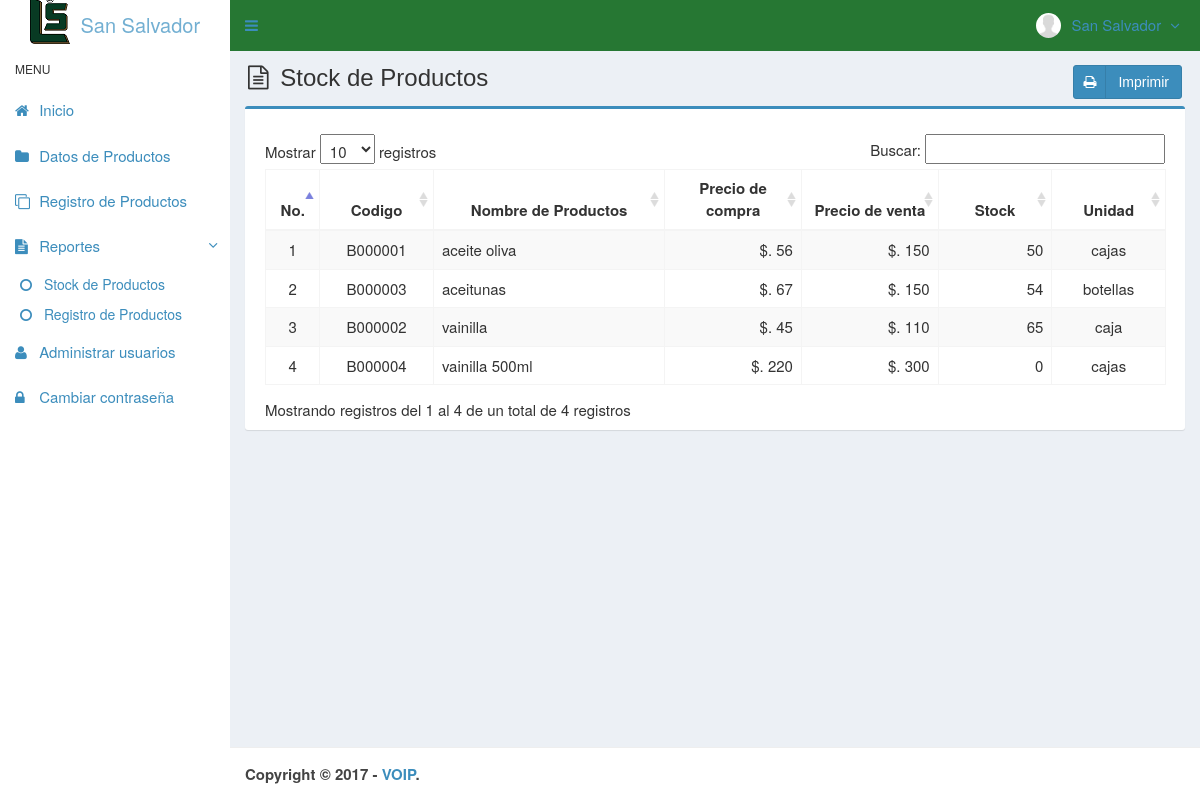
Page /main.php?module=stock_inventory (signed in) on the committed database.
### tables this page shows
CREATE TABLE `usuarios` (
  `id_user` int(3) NOT NULL,
  `username` varchar(50) NOT NULL,
  `name_user` varchar(50) NOT NULL,
  `password` varchar(50) NOT NULL,
  `email` varchar(50) DEFAULT NULL,
  `telefono` varchar(13) DEFAULT NULL,
  `foto` varchar(100) DEFAULT NULL,
  `permisos_acceso` enum('Super Admin','Gerente','Almacen') NOT NULL,
  `status` enum('activo','bloqueado') NOT NULL DEFAULT 'activo',
  `created_at` timestamp NOT NULL DEFAULT CURRENT_TIMESTAMP,
  `updated_at` timestamp NOT NULL DEFAULT CURRENT_TIMESTAMP ON UPDATE CURRENT_TIMESTAMP
);

CREATE TABLE `medicamentos` (
  `codigo` varchar(7) NOT NULL,
  `nombre` varchar(50) NOT NULL,
  `precio_compra` int(11) NOT NULL,
  `precio_venta` int(11) NOT NULL,
  `unidad` varchar(20) NOT NULL,
  `stock` int(11) NOT NULL,
  `created_user` int(3) NOT NULL,
  `created_date` timestamp NOT NULL DEFAULT CURRENT_TIMESTAMP,
  `updated_user` int(3) NOT NULL,
  `updated_date` timestamp NOT NULL DEFAULT CURRENT_TIMESTAMP ON UPDATE CURRENT_TIMESTAMP
);

### config/fungsi_rupiah.php (called while the page is built, shortened)
<?php
function format_rupiah($angka){
  $rupiah=number_format($angka,0,',','.');
  return $rupiah;
}
?>

### modules/stock_inventory/view.php (the view)
<section class="content-header">
  <h1>
    <i class="fa fa-file-text-o icon-title"></i> Stock de Productos
    <a class="btn btn-primary btn-social pull-right" href="modules/stock_inventory/print.php" target="_blank">
      <i class="fa fa-print"></i> Imprimir
    </a>
  </h1>
</section>
<section class="content">
  <div class="row">
    <div class="col-md-12">
      <div class="box box-primary">
        <div class="box-body">
          <table id="dataTables1" class="table table-bordered table-striped table-hover">
            <thead>
              <tr>
                <th class="center">No.</th>
                <th class="center">Codigo</th>
                <th class="center">Nombre de Productos</th>
                <th class="center">Precio de compra</th>
                <th class="center">Precio de venta</th>
                <th class="center">Stock</th>
                <th class="center">Unidad</th>
              </tr>
            </thead>
            <tbody>
            <?php
            $no = 1;
            $query = mysqli_query($mysqli, "SELECT codigo,nombre,precio_compra,precio_venta,unidad,stock FROM medicamentos ORDER BY nombre ASC")
                                            or die('Error: '.mysqli_error($mysqli));
            while ($data = mysqli_fetch_assoc($query)) {
              $precio_compra = format_rupiah($data['precio_compra']);
              $precio_venta = format_rupiah($data['precio_venta']);
              echo "<tr>
                      <td width='30' class='center'>$no</td>
                      <td width='80' class='center'>$data[codigo]</td>
                      <td width='180'>$data[nombre]</td>
                      <td width='100' align='right'>$. $precio_compra</td>
                      <td width='100' align='right'>$. $precio_venta</td>
                      <td width='80' align='right'>$data[stock]</td>
                      <td width='80' class='center'>$data[unidad]</td>
                    </tr>";
              $no++;
            }
            ?>
            </tbody>
          </table>
        </div>
      </div>
    </div>
  </div>
</section><!-- /.content

### top-menu.php (shortened to what this page needs)
<?php
require_once "config/database.php";
$query = mysqli_query($mysqli, "SELECT id_user, name_user, foto, permisos_acceso FROM usuarios WHERE id_user='$_SESSION[id_user]'")
                                or die('error: '.mysqli_error($mysqli));
$data = mysqli_fetch_assoc($query);
?>
<li class="dropdown user user-menu">
  <a href="#" class="dropdown-toggle" data-toggle="dropdown">
  <?php
  if ($data['foto']=="") { ?>
    <img src="images/user/user-default.png" class="user-image" alt="User Image"/>
  <?php
  }
  else { ?>
    <img src="images/user/<?php echo $data['foto']; ?>" class="user-image" alt="User Image"/>
  <?php
  }
  ?>
    <span class="hidden-xs"><?php echo $data['name_user']; ?> <i style="margin-left:5px" class="fa fa-angle-down"></i></span>
  </a>
</li>

### assets/css/style.css (style rules this page uses)
.btn-social *:first-child { border-right: 1px solid rgba(0, 0, 0, 0.1); bottom: 0; font-size: 1em !important; left: 0; line-height: 32px !important; position: absolute; text-align: center; top: 0; width: 32px !important; }
.content-header { padding: 15px 18px 0; position: relative; }
.center { text-align:center; }
.icon-title { margin-right: 5px; }
body { background-color: #fff; color: #333; font-size: 15px; line-height: 1.42857; }

### rows in the picture
usuarios: foto (placeholder picture), name_user "San Salvador"
medicamentos: codigo "B000001", nombre "aceite oliva", precio_compra "56", precio_venta "150", stock "50", unidad "cajas"
medicamentos: codigo "B000003", nombre "aceitunas", precio_compra "67", precio_venta "150", stock "54", unidad "botellas"
medicamentos: codigo "B000002", nombre "vainilla", precio_compra "45", precio_venta "110", stock "65", unidad "caja"
medicamentos: codigo "B000004", nombre "vainilla 500ml", precio_compra "220", precio_venta "300", stock "0", unidad "cajas"
